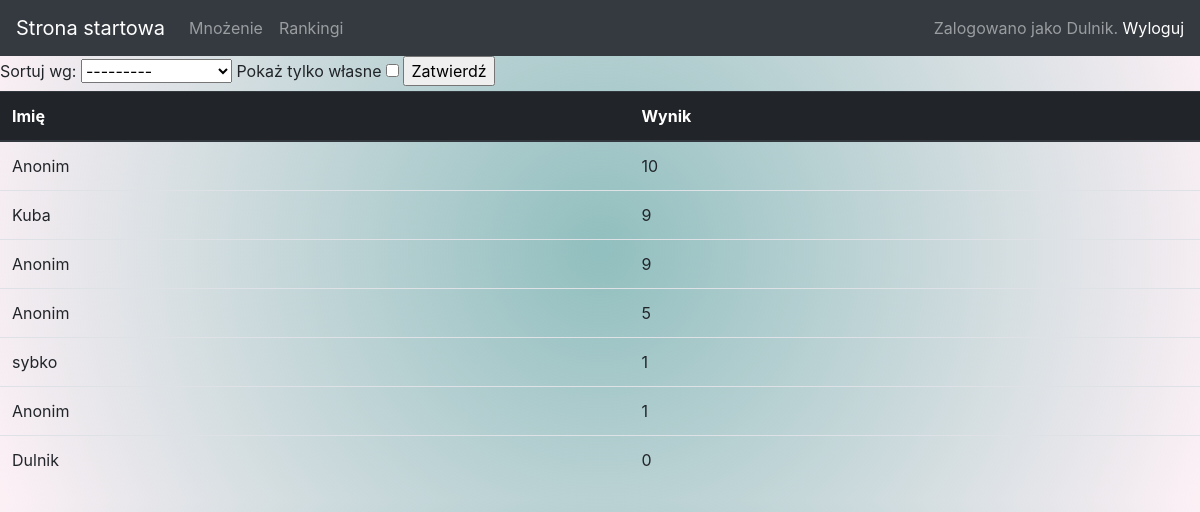
/ranking10/ (signed in), run on the app's committed database.
### main/models.py (models this page shows, shortened)
class RankingTo10(models.Model):
    PlayerName = models.CharField(max_length=24)
    Score = models.IntegerField()

### main/views.py (the view)
# urls.py: path("ranking10/", views.ranking10, name="ranking10"),
def ranking10(request):
    sort_by = request.POST.get("sort_by", "-Score")
    rk = RankingTo10.objects.all().order_by(sort_by)
    filter_by = request.POST.get('filter_by', '')
    if filter_by:
        rk = RankingTo10.objects.filter(PlayerName=request.user.username).order_by(sort_by)
    else:
        rk = RankingTo10.objects.all().order_by(sort_by)
    return render(request, "main/ranking.html", {"rk":rk})

### main/templates/main/ranking.html (shortened to what this page needs)
{% extends 'main/base.html' %}
{% block content %}
<div>
    <form method="post">
        <label for="sort_by">Sortuj wg:</label>
        <select id="sort_by" name="sort_by"> {% comment %} onchange="this.form.submit()" {% endcomment %}
            <option value="-Score">---------</option>
        </select>
        {% if user.is_authenticated %}
            <label for="filter_by">Pokaż tylko własne</label>
            <input type="checkbox" id="filter_by" name="filter_by">
        {% endif %}
        <input type="submit" value="Zatwierdź">
    </form>
</div>
{% if rk %}
    <table class="table">
        <thead class="thead-dark">
            <tr>
                <th scope="col">Imię</th>
                <th scope="col">Wynik</th>
            </tr>
        </thead>
        <tbody>
            {% for object in rk %}
                <tr>
                    <td>{{ object.PlayerName }}</td>
                    <td>{{ object.Score }}</td>
                </tr>
            {% endfor %}
        </tbody>
    </table>
{% else %}
    <p>Brak danych w bazie.</p>
{% endif %}
{% endblock content %}

### main/templates/main/base.html (shortened to what this page needs)
<!DOCTYPE html>
<html>
    <nav class="navbar navbar-expand-lg navbar-dark bg-dark">
        <a class="navbar-brand" href="/">Strona startowa</a>
        <div class="collapse navbar-collapse" id="navbarTogglerDemo02">
          <ul class="navbar-nav mr-auto mt-2 mt-lg-0">
            <li class="nav-item">
                <a class="nav-link" href="/mnozenie/">Mnożenie</a>
            </li>
            <li class="nav-item">
              <a class="nav-link" href="/rankingi/">Rankingi</a>
            </li>
          </ul>
          <span class="navbar-text">
            {% if user.is_authenticated %}
              Zalogowano jako {{ user.username }}. <a href="/logout">Wyloguj</a>
            {% else %}
              Wygląda na to, że nie jesteś zalogowany. <a href="/login">Kliknij by się zalogować</a>
            {% endif %}
          </span>
        </div>
      </nav>
    {% load static %}
    <head>
        <link rel="stylesheet" type="text/css" href="{% static 'css/style.css' %}">
        <link rel="stylesheet" href="https://cdn.jsdelivr.net/npm/bootstrap@4.0.0/dist/css/bootstrap.min.css">
    </head>
    <body>
        <div id="content", name="content">
            {% block content %}
            {% endblock %}
        </div>
    </body>
</html>

### main/static/css/style.css (style rules this page uses)
body { background: rgb(151,190,192); background: radial-gradient(circle, rgba(151,190,192,1) 0%, rgba(146,191,191,1) 0%, rgba(146,191,191,1) 1%, rgba(238,174,202,0.1825105042016807) 99%); }

### data on the page
RankingTo10: PlayerName "Anonim", Score "10"
RankingTo10: PlayerName "Kuba", Score "9"
RankingTo10: PlayerName "Anonim", Score "9"
RankingTo10: PlayerName "Anonim", Score "5"
RankingTo10: PlayerName "sybko", Score "1"
RankingTo10: PlayerName "Anonim", Score "1"
RankingTo10: PlayerName "Dulnik", Score "0"

### other printed values
{{ user.username }} "Dulnik"
